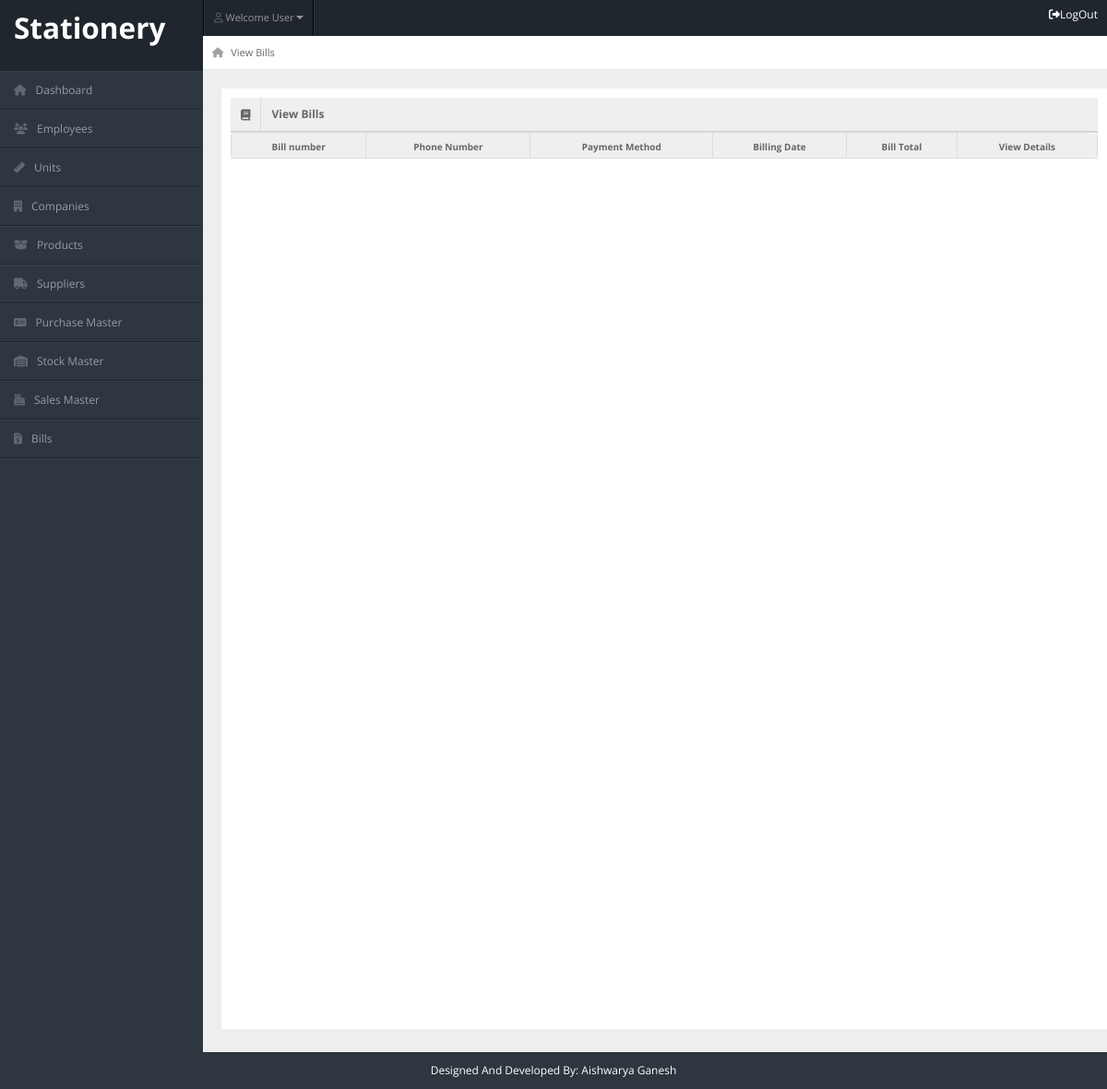
The page /Stationery_IMS/admin/view_bills.php on the database as committed earlier.
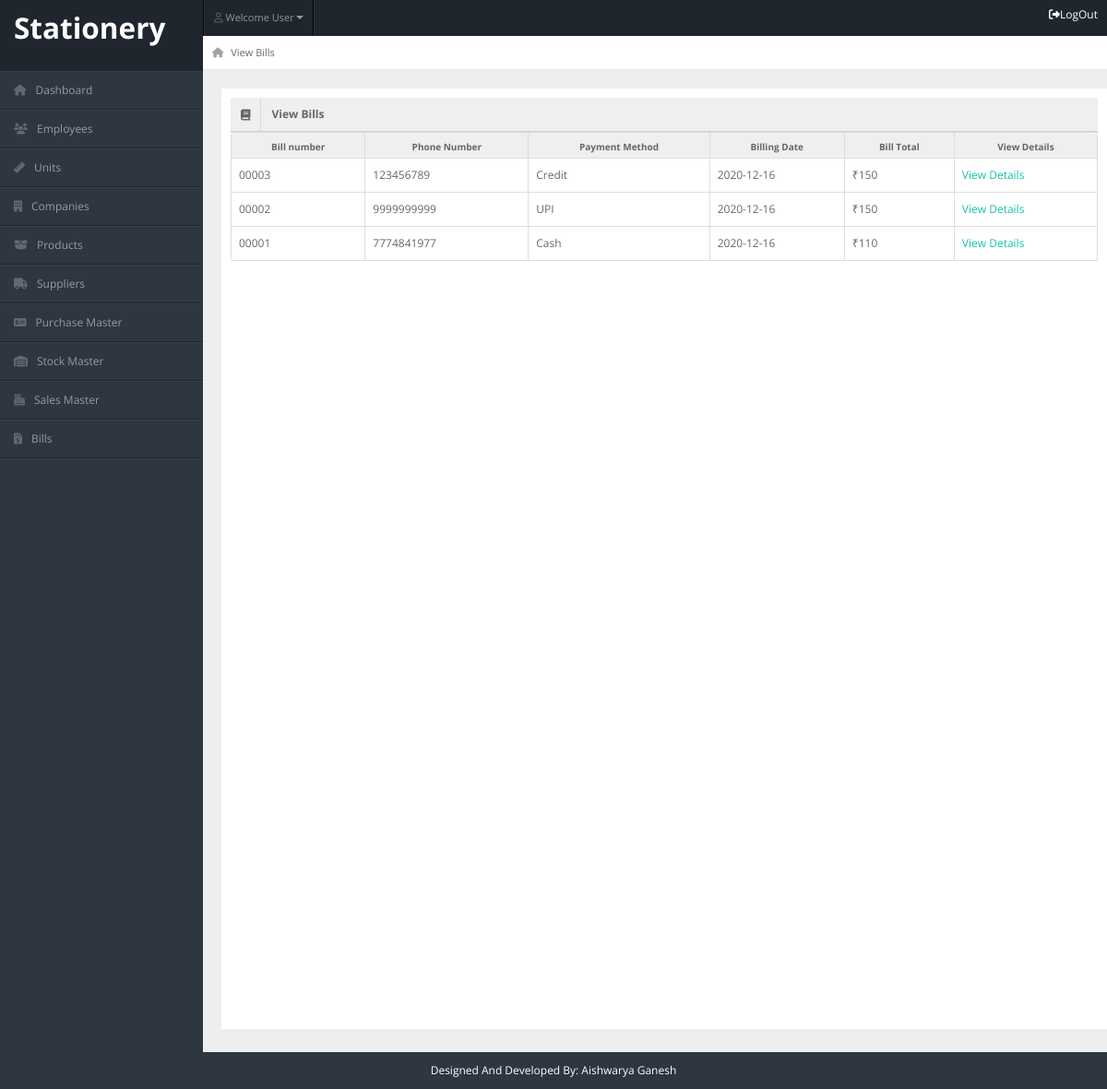
The same page on the database as committed later.
### tables this page shows
CREATE TABLE `billing_header` (
  `id` int(5) NOT NULL,
  `phno` varchar(15) NOT NULL,
  `payment_method` varchar(50) NOT NULL,
  `date` date NOT NULL,
  `bill_no` varchar(10) NOT NULL
);

### Stationery_IMS/admin/view_bills.php (the view)
<?php
include "header.php";
include "../employee/connection.php";
 ?>
<div id="content">
    <div id="content-header">
        <div id="breadcrumb"><a href="#" title="Current page" class="tip-bottom"><i class="fas fa-home"></i>
            View Bills</a></div>
    </div>
    <div class="container-fluid">
        <div class="row-fluid" style="background-color: white; min-height: 1000px; padding:10px;">
          <div class="widget-title"> <span class="icon"><i class="fas fa-book"></i></span>
            <h5>View Bills</h5>
          </div>
            <table class="table table-bordered">
              <tr>
                <th>Bill number</th>
                <th>Phone Number</th>
                <th>Payment Method</th>
                <th>Billing Date</th>
                <th>Bill Total</th>
                <th>View Details</th>
              </tr>
              <?php
               $res = mysqli_query($link,"select * from billing_header order by id desc");
               while($row = mysqli_fetch_array($res))
               {
                 echo "<tr>";
                 echo "<td>"; echo $row["bill_no"]; echo "</td>";
                 echo "<td>"; echo $row["phno"]; echo "</td>";
                 echo "<td>"; echo $row["payment_method"]; echo "</td>";
                 echo "<td>"; echo $row["date"]; echo "</td>";
                 echo "<td>";  echo "₹".get_total($row["id"],$link); echo "</td>";
                 echo "<td>";?><a href="view_bill_details.php?id=<?php echo $row["id"];?>" style="color:#11C2A3" > View Details </a> <?php echo "</td>";
                 echo "</tr>";
               }
               ?>
            </table>
        </div>
    </div>
</div>
<?php
function get_total($bill_id, $link)
{
  $total=0;
  $res2=mysqli_query($link, "select * from billing_details where bill_id = '$bill_id'");
  while ($row=mysqli_fetch_array($res2))
  {
    $total = $total+($row["price"]*$row["qty"]);
  }
  return $total;
}
 ?>
<?php
include "footer.php";
 ?>

Rows that differ between the two databases and show on the page:
added billing_header: bill_no "00003", phno "123456789", payment_method "Credit", date "2020-12-16", id "150"
added billing_header: bill_no "00002", phno "9999999999", payment_method "UPI", date "2020-12-16", id "150"
added billing_header: bill_no "00001", phno "7774841977", payment_method "Cash", date "2020-12-16", id "110"
